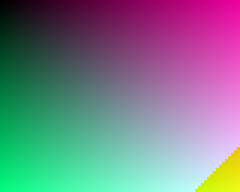
#> input picture tests/color-fixture.png, 80 x 64 px, given in place of moon.png, which was not available (shown 3 times larger)
$ python histogram_lab.py
#> lines starting #> are read from the running program, lines starting #| are printed output that depends on the picture; pictures that were not available may be replaced by others from this repository, and a replacement may not be noted
#> in main, image is the input picture: shape (64, 80, 3); mean B, G, R 136, 126, 118.5
"""CSST106 Lab 3: histogram equalization, contrast stretching, and CLAHE."""
import argparse
import json
from pathlib import Path

import cv2
import matplotlib.pyplot as plt
import numpy as np


def contrast_stretch(channel, percent=2.0):
    low, high = np.percentile(channel, (percent, 100 - percent))
    if high <= low:
        return channel.copy()
    scaled = (channel.astype(np.float64) - low) * 255.0 / (high - low)
    return np.rint(np.clip(scaled, 0, 255)).astype(np.uint8)


def process(image, mode="gray", clip=2.0, tiles=8, percent=2.0):
#> called with mode = 'gray', clip = 2, tiles = 8, percent = 2
    if mode == "gray":
        channel = cv2.cvtColor(image, cv2.COLOR_BGR2GRAY)
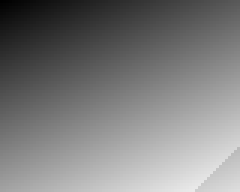
#> channel: shape (64, 80) (shown 3 times larger); min 0, max 234, mean 124.9
        yuv = None
    else:
        yuv = cv2.cvtColor(image, cv2.COLOR_BGR2YUV)
        channel = yuv[:, :, 0].copy()

    # PART 1: Compute the histogram and apply global equalization.
    original_histogram = cv2.calcHist([channel], [0], None, [256], [0, 256])
#> original_histogram = 256 values, max 32 at index 88, min 0 at index 235, mean 20
    equalized = cv2.equalizeHist(channel)
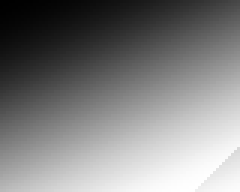
#> equalized: shape (64, 80) (shown 3 times larger); min 0, max 255, mean 128.1

    # PART 2: Linear contrast stretching and adaptive equalization.
    stretched = contrast_stretch(channel, percent)
#> in contrast_stretch, `low, high = np.percentile(channel, (percent, 100 - percent))`: low = 23; high = 218
    clahe = cv2.createCLAHE(clipLimit=clip, tileGridSize=(tiles, tiles))
    adaptive = clahe.apply(channel)
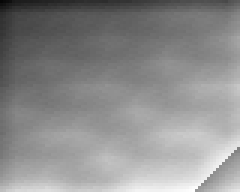
#> adaptive: shape (64, 80) (shown 3 times larger); min 6, max 255, mean 140.2
    planes = {
        "original": channel,
        "stretched": stretched,
        "equalized": equalized,
        "clahe": adaptive,
    }

    images = {}
    for name, plane in planes.items():
        if mode == "gray":
            images[name] = plane.copy()
        elif name == "original":
            images[name] = image.copy()
        else:
            result_yuv = yuv.copy()
            result_yuv[:, :, 0] = plane
            images[name] = cv2.cvtColor(result_yuv, cv2.COLOR_YUV2BGR)
#> this loop made 4 passes
#> name on passes 1 to 4: 'original', 'stretched', 'equalized', 'clahe'
#> after the loop, images = 4 items
    return images, planes, original_histogram


def statistics(plane):
    counts = np.bincount(plane.ravel(), minlength=256)
    probabilities = counts[counts > 0] / plane.size
    return {
        "mean": float(plane.mean()),
        "std": float(plane.std()),
        "min": int(plane.min()),
        "max": int(plane.max()),
        "entropy": float(-(probabilities * np.log2(probabilities)).sum()),
        "histogram": counts.tolist(),
    }


def main():
    folder = Path(__file__).resolve().parent
    parser = argparse.ArgumentParser(description=__doc__)
    parser.add_argument("--image", type=Path, default=folder / "moon.png")
    parser.add_argument("--mode", choices=["gray", "yuv"], default="gray")
    parser.add_argument("--clip", type=float, default=2.0)
    parser.add_argument("--tiles", type=int, default=8)
    parser.add_argument("--percent", type=float, default=2.0)
    parser.add_argument("--save-only", action="store_true")
    parser.add_argument("--output", type=Path, default=folder / "results")
    args = parser.parse_args()
    if not 0.5 <= args.clip <= 10:
        parser.error("--clip must be between 0.5 and 10")
    if not 2 <= args.tiles <= 16:
        parser.error("--tiles must be between 2 and 16")
    if not 0 <= args.percent <= 10:
        parser.error("--percent must be between 0 and 10")
    image = cv2.imread(str(args.image), cv2.IMREAD_COLOR)
    if image is None:
        parser.error(f"Cannot open image: {args.image}")
    args.output.mkdir(parents=True, exist_ok=True)
    images, planes, _ = process(
        image, args.mode, args.clip, args.tiles, args.percent
    )
#> images = 4 items; planes = 4 items
    channel_name = "Grayscale" if args.mode == "gray" else "Working Y channel"

    # PART 3: This complete program implements the laboratory procedures.
    for keys, filename in [
        (["original", "equalized"], "part1_equalization.png"),
        (list(images), "part2_comparison.png"),
    ]:
        fig, axes = plt.subplots(2, len(keys), figsize=(4 * len(keys), 7))
        peak = max(np.bincount(planes[key].ravel(), minlength=256).max() for key in keys)
        for column, key in enumerate(keys):
            if args.mode == "gray":
                axes[0, column].imshow(images[key], cmap="gray", vmin=0, vmax=255)
            else:
                axes[0, column].imshow(cv2.cvtColor(images[key], cv2.COLOR_BGR2RGB))
            axes[0, column].set_title(key.title())
            axes[0, column].axis("off")
            counts = cv2.calcHist([planes[key]], [0], None, [256], [0, 256])
            axes[1, column].plot(np.arange(256), counts.ravel(), color="#b9510e")
            axes[1, column].set_xlim(0, 255)
            axes[1, column].set_ylim(0, peak * 1.05)
            axes[1, column].set_xlabel(f"{channel_name} intensity")
            axes[1, column].set_ylabel("Number of pixels")
        fig.tight_layout()
        fig.savefig(args.output / filename, dpi=150)
#> this loop made 2 passes
#> (keys, filename, peak) on passes 1 to 2: (['original', 'equalized'], 'part1_equalization.png', 35), (['original', 'stretched', 'equalized', 'clahe'], 'part2_comparison.png', 111)
#> pass 1, in main, `fig.savefig(args.output / filename, dpi=150)`:
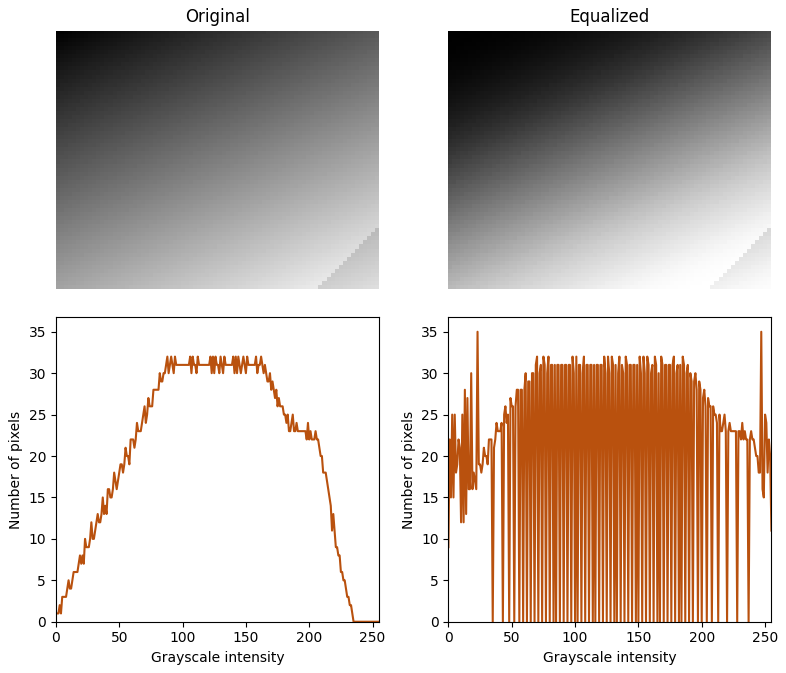
#> figure drawn by matplotlib, 4 panels; panel 3: curve peaks at x = 88, y = 32; panel 4: curve peaks at x = 23, y = 35
#> pass 2, in main, `fig.savefig(args.output / filename, dpi=150)`:
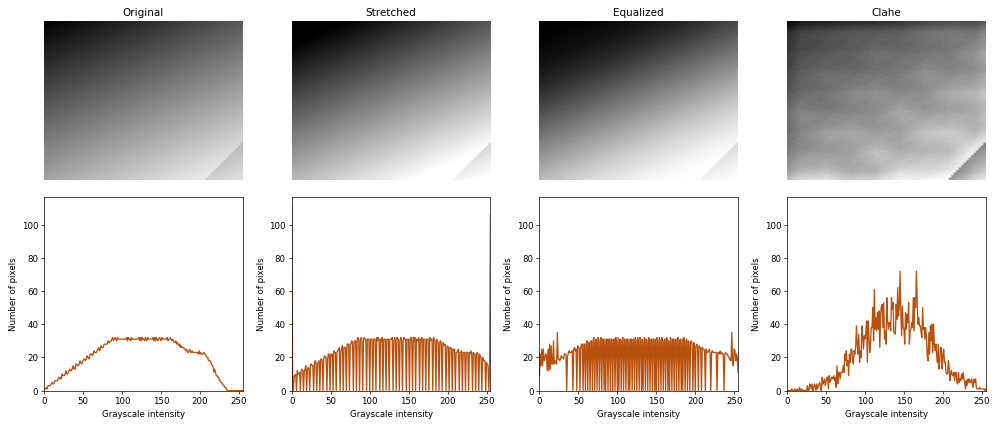
#> figure drawn by matplotlib, 8 panels; panel 5: curve peaks at x = 88, y = 32; panel 6: curve peaks at x = 0, y = 111; panel 7: curve peaks at x = 23, y = 35; panel 8: curve peaks at x = 145, y = 72

    for name, result in images.items():
        cv2.imwrite(str(args.output / f"{name}.png"), result)
    measurements = {
        "input": args.image.name,
        "mode": args.mode,
        "clip": args.clip,
        "tiles": args.tiles,
        "percent": args.percent,
        "measurements": {key: statistics(value) for key, value in planes.items()},
        "note": "Y-mode measurements precede RGB reconstruction and possible clipping.",
    }
#> in statistics, `counts = np.bincount(plane.ravel(), minlength=256)`: counts has the same summary as original_histogram in process
#> in statistics, `probabilities = counts[counts > 0] / plane.size`: probabilities = 235 values, max 0.00625 at index 88, min 0.000195 at index 0, mean 0.00426
    (args.output / "measurements.json").write_text(
        json.dumps(measurements, indent=2), encoding="utf-8"
    )
    print(f"Results saved in: {args.output.resolve()}")
    if args.save_only:
        plt.close("all")
    else:
        plt.show()


if __name__ == "__main__":
    main()
